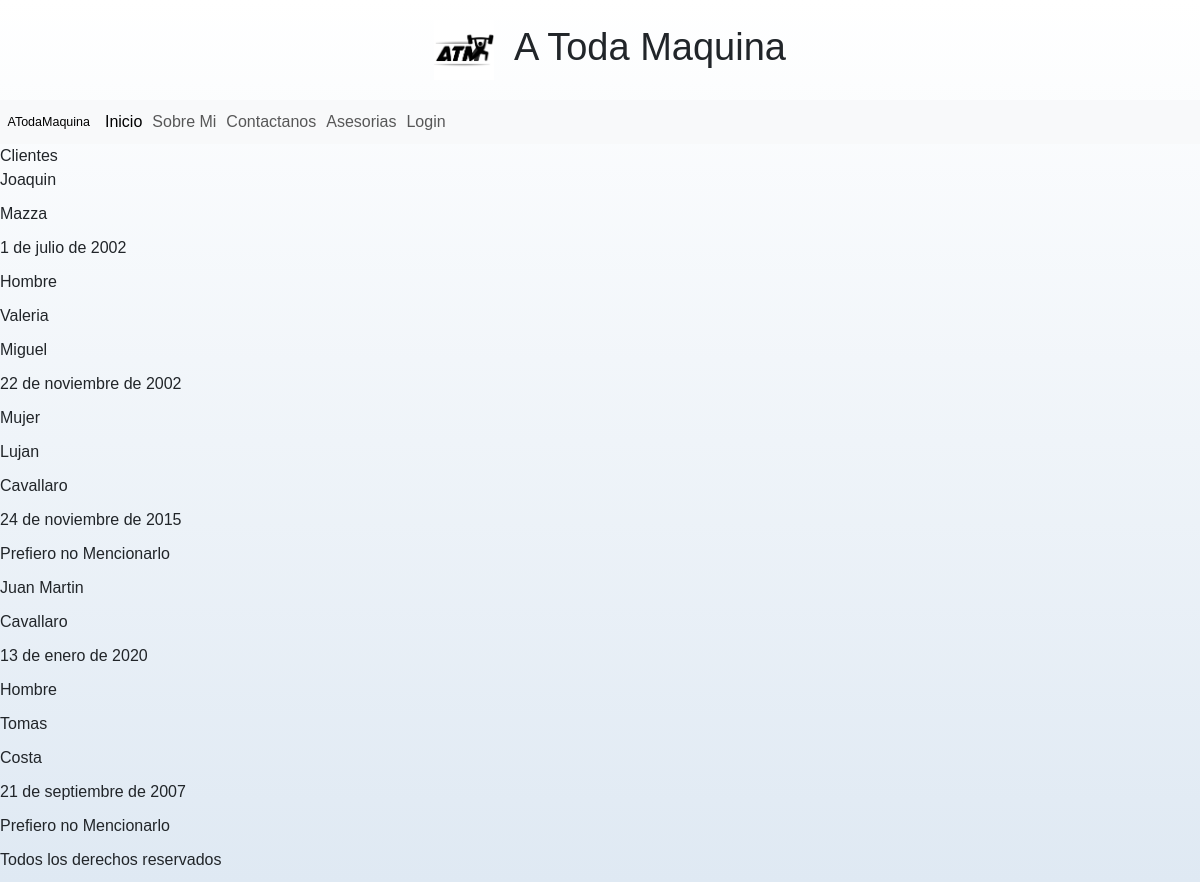
Page /cliente/ on the earlier database version.
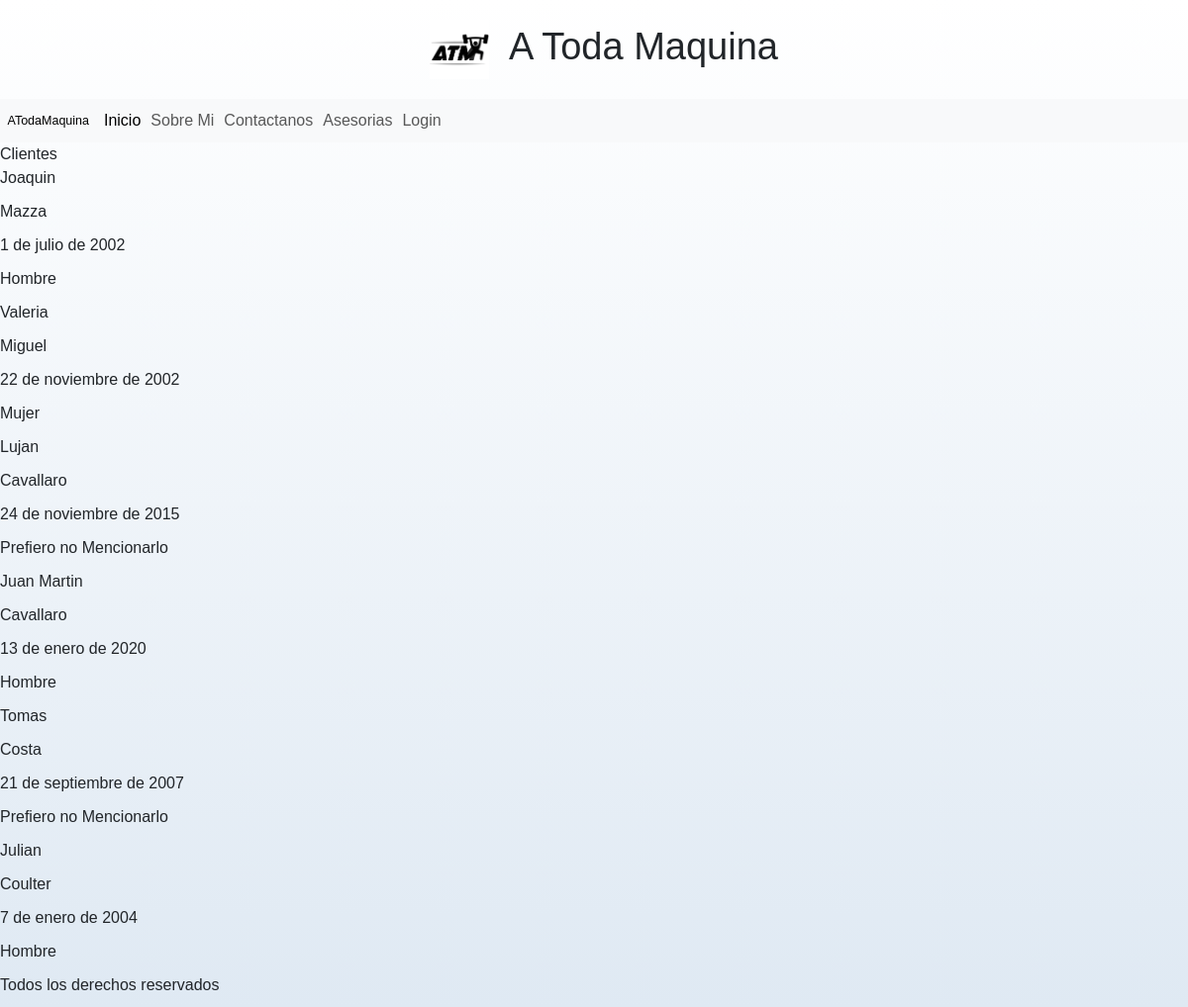
Same page on the later database version.
### apps/cliente/models.py (models this page shows, shortened)
class Cliente(models.Model):
    nombre = models.CharField(max_length=50)
    apellido = models.CharField(max_length=50)
    nacimiento = models.DateField(null=True)
    sexo_id = models.ForeignKey(Sexo, on_delete=models.SET_NULL, null=True)

class Sexo(models.Model):
    nombre = models.CharField(max_length=50)
    def __str__(self):
        return self.nombre

### apps/cliente/views.py (the view)
# urls.py: path("", views.home, name="home"),
def home(request):
    clientes_registros = Cliente.objects.all()
    contexto = {"clientes": clientes_registros}
    return render(request, "cliente/index.html", contexto)

### apps/cliente/templates/cliente/index.html
{% extends 'Home/base.html' %}
    {% block INDEX_TITULO %} Clientes {% endblock INDEX_TITULO %}
    {% block INDEX_CONTENIDO %}
        {% for cliente in clientes %}
            <p>{{ cliente.nombre }}</p>
            <p>{{ cliente.apellido }}</p>
            <p>{{ cliente.nacimiento }}</p>
            <p>{{ cliente.sexo_id }}</p>
        {% endfor %}
    {% endblock INDEX_CONTENIDO %}

Differences in the rows shown:
added Cliente: nombre "Julian", apellido "Coulter", nacimiento "7 de enero de 2004", sexo_id "Hombre"
